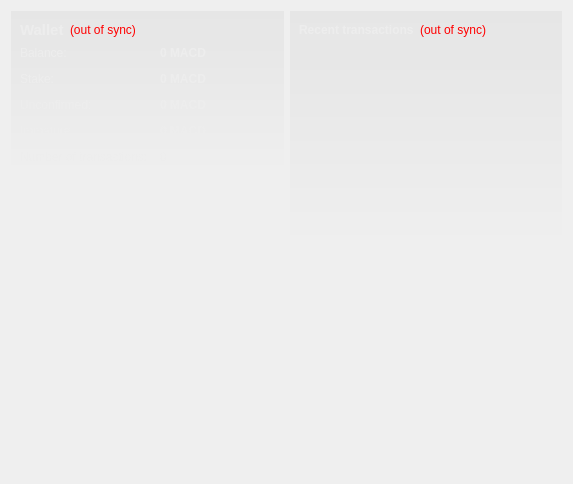
<?xml version="1.0" encoding="UTF-8"?>
<ui version="4.0">
 <class>OverviewPage</class>
 <widget class="QWidget" name="OverviewPage">
  <property name="geometry">
   <rect>
    <x>0</x>
    <y>0</y>
    <width>573</width>
    <height>484</height>
   </rect>
  </property>
  <property name="windowTitle">
   <string>Form</string>
  </property>
  <property name="autoFillBackground">
   <bool>true</bool>
  </property>
  <property name="styleSheet">
   <string notr="true">#OverviewPage { color: #rgb(78, 187, 57); }</string>
  </property>
  <property name="locale">
   <locale language="English" country="UnitedStates"/>
  </property>
  <layout class="QHBoxLayout" name="horizontalLayout" stretch="1,1">
   <item>
    <layout class="QVBoxLayout" name="verticalLayout_2">
     <item>
      <widget class="QFrame" name="frame">
       <property name="styleSheet">
        <string notr="true">#frame { background-color: qlineargradient(spread:pad, x1:0, y1:0, x2:0, y2:1, stop:0 rgba(0,0,0,10), stop:1.0 rgba(0,0,0,0)); }</string>
       </property>
       <layout class="QVBoxLayout" name="verticalLayout_4">
        <item>
         <layout class="QHBoxLayout" name="horizontalLayout_4">
          <item>
           <widget class="QLabel" name="label_5">
            <property name="font">
             <font>
              <pointsize>11</pointsize>
              <weight>75</weight>
              <bold>true</bold>
             </font>
            </property>
            <property name="styleSheet">
             <string notr="true">color: #ededed;</string>
            </property>
            <property name="text">
             <string>Wallet</string>
            </property>
           </widget>
          </item>
          <item>
           <widget class="QLabel" name="labelWalletStatus">
            <property name="toolTip">
             <string>The displayed information may be out of date. Your wallet automatically synchronizes with the MACDCoin network after a connection is established, but this process has not completed yet.</string>
            </property>
            <property name="styleSheet">
             <string notr="true">QLabel { color: red; }</string>
            </property>
            <property name="text">
             <string notr="true">(out of sync)</string>
            </property>
            <property name="alignment">
             <set>Qt::AlignLeading|Qt::AlignLeft|Qt::AlignVCenter</set>
            </property>
           </widget>
          </item>
          <item>
           <spacer name="horizontalSpacer_2">
            <property name="orientation">
             <enum>Qt::Horizontal</enum>
            </property>
            <property name="sizeHint" stdset="0">
             <size>
              <width>40</width>
              <height>20</height>
             </size>
            </property>
           </spacer>
          </item>
         </layout>
        </item>
        <item>
         <layout class="QFormLayout" name="formLayout_2">
          <property name="fieldGrowthPolicy">
           <enum>QFormLayout::AllNonFixedFieldsGrow</enum>
          </property>
          <property name="horizontalSpacing">
           <number>12</number>
          </property>
          <property name="verticalSpacing">
           <number>12</number>
          </property>
          <item row="0" column="0">
           <widget class="QLabel" name="label">
            <property name="styleSheet">
             <string notr="true">color: #ededed;</string>
            </property>
            <property name="text">
             <string>Balance:</string>
            </property>
           </widget>
          </item>
          <item row="0" column="1">
           <widget class="QLabel" name="labelBalance">
            <property name="font">
             <font>
              <weight>75</weight>
              <bold>true</bold>
             </font>
            </property>
            <property name="cursor">
             <cursorShape>IBeamCursor</cursorShape>
            </property>
            <property name="toolTip">
             <string>Your current balance</string>
            </property>
            <property name="styleSheet">
             <string notr="true">color: #ededed;</string>
            </property>
            <property name="text">
             <string notr="true">0 MACD</string>
            </property>
            <property name="textInteractionFlags">
             <set>Qt::LinksAccessibleByMouse|Qt::TextSelectableByKeyboard|Qt::TextSelectableByMouse</set>
            </property>
           </widget>
          </item>
          <item row="1" column="0">
           <widget class="QLabel" name="label_6">
            <property name="styleSheet">
             <string notr="true">color: #ededed;</string>
            </property>
            <property name="text">
             <string>Stake:</string>
            </property>
           </widget>
          </item>
          <item row="1" column="1">
           <widget class="QLabel" name="labelStake">
            <property name="font">
             <font>
              <weight>75</weight>
              <bold>true</bold>
             </font>
            </property>
            <property name="cursor">
             <cursorShape>IBeamCursor</cursorShape>
            </property>
            <property name="toolTip">
             <string>Total of coins that was staked, and do not yet count toward the current balance</string>
            </property>
            <property name="styleSheet">
             <string notr="true">color: #ededed;</string>
            </property>
            <property name="text">
             <string notr="true">0 MACD</string>
            </property>
            <property name="textInteractionFlags">
             <set>Qt::LinksAccessibleByMouse|Qt::TextSelectableByKeyboard|Qt::TextSelectableByMouse</set>
            </property>
           </widget>
          </item>
          <item row="2" column="0">
           <widget class="QLabel" name="label_3">
            <property name="styleSheet">
             <string notr="true">color: #ededed;</string>
            </property>
            <property name="text">
             <string>Unconfirmed:</string>
            </property>
           </widget>
          </item>
          <item row="2" column="1">
           <widget class="QLabel" name="labelUnconfirmed">
            <property name="font">
             <font>
              <weight>75</weight>
              <bold>true</bold>
             </font>
            </property>
            <property name="cursor">
             <cursorShape>IBeamCursor</cursorShape>
            </property>
            <property name="toolTip">
             <string>Total of transactions that have yet to be confirmed, and do not yet count toward the current balance</string>
            </property>
            <property name="styleSheet">
             <string notr="true">color: #ededed;</string>
            </property>
            <property name="text">
             <string notr="true">0 MACD</string>
            </property>
            <property name="textInteractionFlags">
             <set>Qt::LinksAccessibleByMouse|Qt::TextSelectableByKeyboard|Qt::TextSelectableByMouse</set>
            </property>
           </widget>
          </item>
          <item row="3" column="0">
           <widget class="QLabel" name="labelImmatureText">
            <property name="styleSheet">
             <string notr="true">color: #ededed;</string>
            </property>
            <property name="text">
             <string>Immature:</string>
            </property>
           </widget>
          </item>
          <item row="3" column="1">
           <widget class="QLabel" name="labelImmature">
            <property name="font">
             <font>
              <weight>75</weight>
              <bold>true</bold>
             </font>
            </property>
            <property name="toolTip">
             <string>Mined balance that has not yet matured</string>
            </property>
            <property name="styleSheet">
             <string notr="true">color: #ededed;</string>
            </property>
            <property name="text">
             <string notr="true">0 MACD</string>
            </property>
            <property name="textInteractionFlags">
             <set>Qt::LinksAccessibleByMouse|Qt::TextSelectableByKeyboard|Qt::TextSelectableByMouse</set>
            </property>
           </widget>
          </item>
          <item row="4" column="0">
           <widget class="QLabel" name="label_2">
            <property name="styleSheet">
             <string notr="true">color: #ededed;</string>
            </property>
            <property name="text">
             <string>Number of transactions:</string>
            </property>
           </widget>
          </item>
          <item row="4" column="1">
           <widget class="QLabel" name="labelNumTransactions">
            <property name="toolTip">
             <string>Total number of transactions in wallet</string>
            </property>
            <property name="styleSheet">
             <string notr="true">color: #ededed;</string>
            </property>
            <property name="text">
             <string notr="true">0</string>
            </property>
           </widget>
          </item>
         </layout>
        </item>
       </layout>
      </widget>
     </item>
     <item>
      <spacer name="verticalSpacer">
       <property name="orientation">
        <enum>Qt::Vertical</enum>
       </property>
       <property name="sizeHint" stdset="0">
        <size>
         <width>20</width>
         <height>40</height>
        </size>
       </property>
      </spacer>
     </item>
     <item>
      <widget class="QLabel" name="label_6">
       <property name="text">
        <string/>
       </property>
       <property name="pixmap">
        <pixmap resource="../bitcoin.qrc">:/images/backg</pixmap>
       </property>
       <property name="scaledContents">
        <bool>false</bool>
       </property>
       <property name="alignment">
        <set>Qt::AlignCenter</set>
       </property>
       <property name="margin">
        <number>-2</number>
       </property>
      </widget>
     </item>
    </layout>
   </item>
   <item>
    <layout class="QVBoxLayout" name="verticalLayout_3">
     <item>
      <widget class="QFrame" name="frame_2">
       <property name="styleSheet">
        <string notr="true">#frame_2 { background-color: qlineargradient(spread:pad, x1:0, y1:0, x2:0, y2:1, stop:0 rgba(0,0,0,10), stop:1.0 rgba(0,0,0,0)); }</string>
       </property>
       <layout class="QVBoxLayout" name="verticalLayout">
        <item>
         <layout class="QHBoxLayout" name="horizontalLayout_2">
          <item>
           <widget class="QLabel" name="label_4">
            <property name="styleSheet">
             <string notr="true">color: #ededed;</string>
            </property>
            <property name="text">
             <string>&lt;b&gt;Recent transactions&lt;/b&gt;</string>
            </property>
           </widget>
          </item>
          <item>
           <widget class="QLabel" name="labelTransactionsStatus">
            <property name="toolTip">
             <string>The displayed information may be out of date. Your wallet automatically synchronizes with the MACDCoin network after a connection is established, but this process has not completed yet.</string>
            </property>
            <property name="styleSheet">
             <string notr="true">QLabel { color: red; }</string>
            </property>
            <property name="text">
             <string notr="true">(out of sync)</string>
            </property>
            <property name="alignment">
             <set>Qt::AlignRight|Qt::AlignTrailing|Qt::AlignVCenter</set>
            </property>
           </widget>
          </item>
          <item>
           <spacer name="horizontalSpacer">
            <property name="orientation">
             <enum>Qt::Horizontal</enum>
            </property>
            <property name="sizeHint" stdset="0">
             <size>
              <width>40</width>
              <height>20</height>
             </size>
            </property>
           </spacer>
          </item>
         </layout>
        </item>
        <item>
         <widget class="QListView" name="listTransactions">
          <property name="styleSheet">
           <string notr="true">QListView { background: transparent; color:#ffffff;}</string>
          </property>
          <property name="frameShape">
           <enum>QFrame::NoFrame</enum>
          </property>
          <property name="verticalScrollBarPolicy">
           <enum>Qt::ScrollBarAlwaysOff</enum>
          </property>
          <property name="horizontalScrollBarPolicy">
           <enum>Qt::ScrollBarAlwaysOff</enum>
          </property>
          <property name="selectionMode">
           <enum>QAbstractItemView::NoSelection</enum>
          </property>
         </widget>
        </item>
       </layout>
      </widget>
     </item>
     <item>
      <spacer name="verticalSpacer_2">
       <property name="orientation">
        <enum>Qt::Vertical</enum>
       </property>
       <property name="sizeHint" stdset="0">
        <size>
         <width>20</width>
         <height>40</height>
        </size>
       </property>
      </spacer>
     </item>
    </layout>
   </item>
  </layout>
 </widget>
 <resources>
  <include location="../bitcoin.qrc"/>
 </resources>
 <connections/>
</ui>
